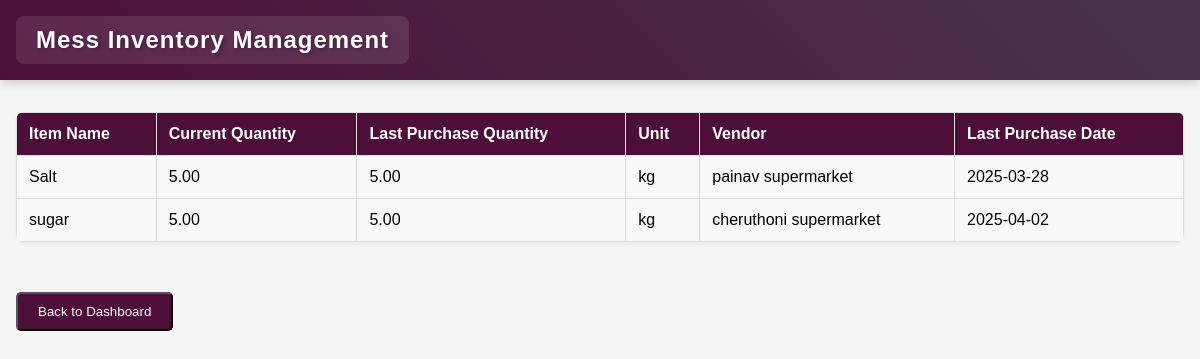
The app's page /matron_inventory.php (signed in) with its own data.
### tables this page shows
CREATE TABLE `inventory_items` (
  `id` int(11) NOT NULL,
  `item_name` varchar(100) NOT NULL,
  `quantity` decimal(10,2) NOT NULL DEFAULT 0.00,
  `last_purchase_quantity` decimal(10,2) DEFAULT NULL,
  `unit` varchar(20) NOT NULL,
  `vendor` varchar(100) NOT NULL,
  `purchase_date` date NOT NULL,
  `last_purchase_date` date DEFAULT NULL,
  `last_updated` timestamp NOT NULL DEFAULT current_timestamp() ON UPDATE current_timestamp(),
  `last_purchase_cost` decimal(10,2) DEFAULT 0.00
);

### matron_inventory.php (the view, shortened to what this page needs)
<?php
include 'db_connect.php';
$inventory_sql = "SELECT
    id,
    item_name,
    quantity,
    last_purchase_quantity,
    unit,
    vendor,
    last_purchase_date
    FROM inventory_items
    ORDER BY item_name";
$inventory_result = $conn->query($inventory_sql);
?>
<!DOCTYPE html>
<html lang="en">
<head>
</head>
<body>
    <nav class="navbar">
        <h1>Mess Inventory Management</h1>
    </nav>
    <div class="dashboard-container">
        <table class="inventory-table">
            <thead>
                <tr>
                    <th>Item Name</th>
                    <th>Current Quantity</th>
                    <th>Last Purchase Quantity</th>
                    <th>Unit</th>
                    <th>Vendor</th>
                    <th>Last Purchase Date</th>
                </tr>
            </thead>
            <tbody>
                <?php while ($row = $inventory_result->fetch_assoc()): ?>
                    <tr>
                        <td><?= htmlspecialchars($row['item_name']) ?></td>
                        <td><?= $row['quantity'] ?></td>
                        <td><?= $row['last_purchase_quantity'] ?></td>
                        <td><?= htmlspecialchars($row['unit']) ?></td>
                        <td><?= htmlspecialchars($row['vendor']) ?></td>
                        <td><?= $row['last_purchase_date'] ?></td>
                    </tr>
                <?php endwhile; ?>
            </tbody>
        </table>
        <div style="margin-top: 30px; text-align: left;">
            <button class="action-button" onclick="window.location.href='matron.php'">Back to Dashboard</button>
        </div>
    </div>
</body>
</html>

### matron_inventory.php (style rules this page uses)
body { font-family: Arial, sans-serif; margin: 0; padding: 0; background-color: #f5f5f5; position: relative; min-height: 100vh; }
body::before { content: ''; position: fixed; top: 0; left: 0; width: 100%; height: 150vh; background-image: url('https://imgs.search.brave.com/XAaBZm7wAJa1cNK6eRTjTUkGt-5zsENVfJvBr2YPGiA/rs:fit:860:0:0:0/g:ce/aHR0cHM6Ly90My5m/dGNkbi5uZXQvanBn/LzA2LzI5LzA3LzIy/LzM2MF9GXzYyOTA3/MjI5NF9sN05nR0VV/dnJRT01KWHFuMTB3/cEY0SEdockRmRVRP/bS5qcGc'); background-size: cover; background-position: center bottom; background-repeat: no-repeat; filter: blur(5px); z-index: -1; }
.navbar { background: linear-gradient(45deg, #4e0e3a, #48344c); padding: 1rem; color: white; display: flex; justify-content: space-between; align-items: center; backdrop-filter: blur(5px); box-shadow: 0 2px 10px rgba(0, 0, 0, 0.2); }
.navbar h1 { margin: 0; font-size: 1.5rem; text-shadow: 2px 2px 4px rgba(0, 0, 0, 0.3); background: rgba(255, 255, 255, 0.1); padding: 10px 20px; border-radius: 8px; letter-spacing: 1px; }
.dashboard-container { max-width: 1200px; margin: 2rem auto; padding: 0 1rem; }
.action-button { display: inline-block; padding: 10px 20px; background-color: #4e0e3a; color: white; text-decoration: none; border-radius: 5px; margin-top: 20px; }
.inventory-table { width: 100%; border-collapse: collapse; margin-top: 20px; background: #f9f9f9; border-radius: 8px; box-shadow: 0 2px 4px rgba(0, 0, 0, 0.05); overflow: hidden; }
.inventory-table th, .inventory-table td { padding: 12px; border: 1px solid #ddd; text-align: left; }
.inventory-table th { background-color: #4e0e3a; color: white; }

### records on screen
inventory_items: item_name "Salt", quantity "5.00", last_purchase_quantity "5.00", unit "kg", vendor "painav supermarket", last_purchase_date "2025-03-28"
inventory_items: item_name "sugar", quantity "5.00", last_purchase_quantity "5.00", unit "kg", vendor "cheruthoni supermarket", last_purchase_date "2025-04-02"
